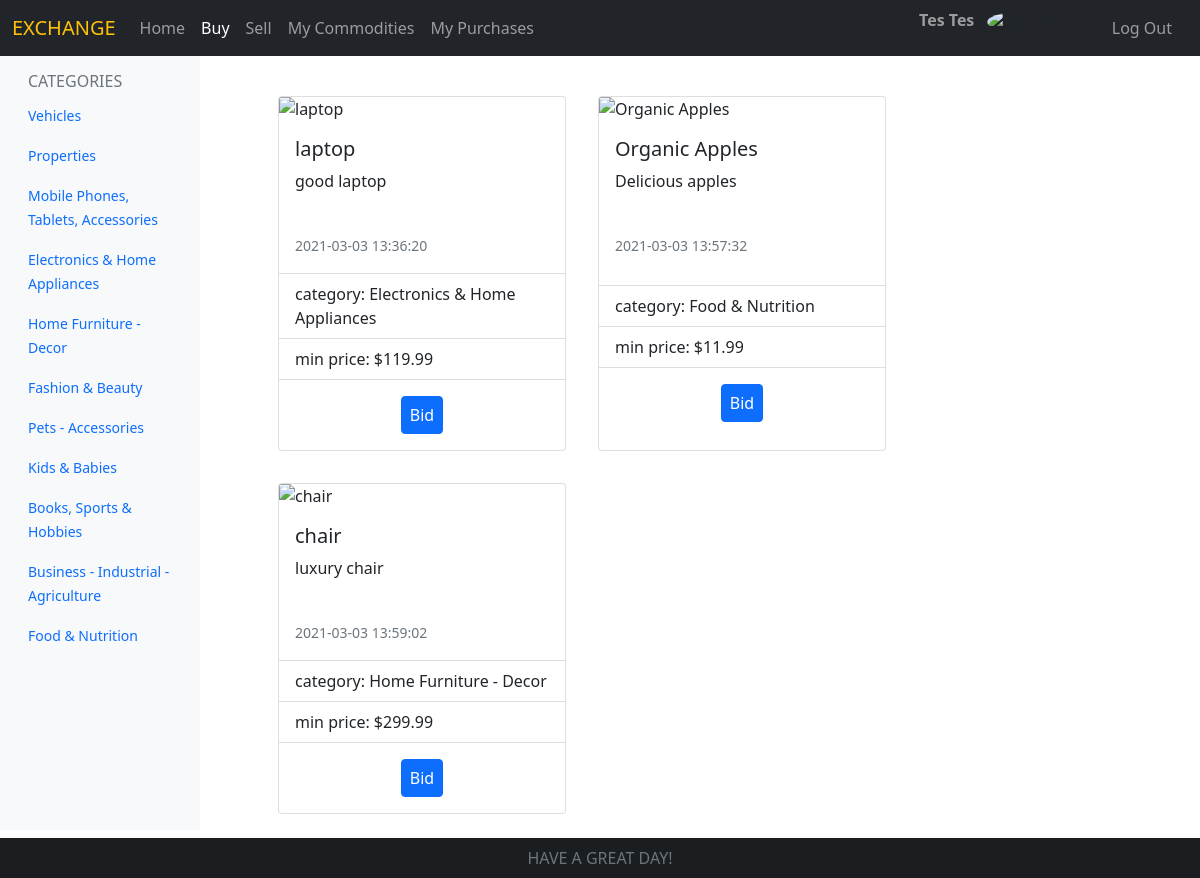
The app's page /buy (signed in) with its own data.
### tables this page shows
CREATE TABLE categories(id integer, name varchar(60) not null unique, primary key(id));

CREATE TABLE commodities(id integer, name VARCHAR(55), seller_id integer not null, min_price real not null,img text, buyer_id integer, price real, description text, category_id, created_at TIMESTAMP DEFAULT CURRENT_TIMESTAMP, bought_at TIMESTAMP, primary key(id), FOREIGN KEY(seller_id) REFERENCES users(id), FOREIGN KEY(buyer_id) REFERENCES users(id), FOREIGN KEY(category_id) REFERENCES categories(id));

### application.py (the view, shortened to what this page needs)
@app.route('/<category_id>', defaults={'category_id': None})
@app.route('/buy/<category_id>')
@login_required
def buy(category_id = None):
    categories = db.execute("SELECT * FROM categories")
    if not category_id:
        Commodities = db.execute("SELECT commodities.*, categories.name as category FROM commodities INNER JOIN categories on commodities.category_id = categories.id  WHERE commodities.seller_id != ? AND commodities.buyer_id IS NULL", session['user_id'])
    return render_template("buy.html",categories = categories, commodities = Commodities, buy_link ="active",category_id = category_id )

### application.py (called while the page is built)
@app.after_request
def after_request(response):
    response.headers["Cache-Control"] = "no-cache, no-store, must-revalidate"
    response.headers["Expires"] = 0
    response.headers["Pragma"] = "no-cache"
    return response

### helpers.py (called while the page is built)
def login_required(f):
    @wraps(f)
    def decorated_function(*args, **kwargs):
        if session.get("user_id") is None:
            return redirect("/login")
        return f(*args, **kwargs)
    return decorated_function

### templates/buy.html (shortened to what this page needs)
{% extends "layout.html" %}
{% block content %}
    <div class="container-fluid mb-5">
        <div class="row">
            <nav id="sidebarMenu" class="col-md-3 col-lg-2 d-md-block bg-light sidebar collapse">
              <div class="position-sticky pt-3">
                 <h6 class = "sidebar-heading d-flex justify-content-between align-items-center px-3 mb-1 text-muted"> CATEGORIES </h6>
                <ul class="nav flex-column">
                    {% for cat in categories %}
                      <li class="nav-item">
                        <a class="nav-link" {% if cat.id == category_id %}style="color: #292b2c; font-weight:bold;" {% endif %} aria-current="page" href="/buy/{{cat.id}}">
                          <small>{{ cat.name }} </small>
                        </a>
                      </li>
                  {% endfor %}
                </ul>
              </div>
            </nav>
             {% if commodities == [] %}
             <div class= "col-md-9 ms-sm-auto col-lg-10 px-md-4 mt-5 text-center">
                 <h3 class=""> No Commodities Found!</h3>
             </div>
            {% else %}
                <div class = "w-75 ms-auto me-auto d-flex flex-wrap mt-4">
                    {% for com in commodities %}
                    <div class="card m-3" style="width: 18rem;">
                          <div class="card-body">
                            <h5 class="card-title">{{ com.name }}</h5>
                            <p class="card-text">{{ com.description }}</p>
                            <br>
                            <small class="text-muted">
                            </small>
                          </div>
                          <ul class="list-group list-group-flush">
                                <li class="list-group-item">category: {{ com.category }}</li>
                                <li class="list-group-item">min price: &#36;{{ com.min_price }}</li>
                          </ul>
                          <div class="card-body text-center">
                                <a href="/commodity-details/{{ com.id }}" class="btn btn-primary stretched-link px-2">Bid</a>
                            </div>
                    </div>
                    {% endfor %}
                </div>
            {% endif %}
            </div>
        </div>
{% endblock %}

### records on screen
categories: name "Vehicles"
categories: name "Properties"
categories: name "Mobile Phones, Tablets, Accessories"
categories: name "Electronics & Home Appliances"
categories: name "Home Furniture - Decor"
categories: name "Fashion & Beauty"
categories: name "Pets - Accessories"
categories: name "Kids & Babies"
categories: name "Books, Sports & Hobbies"
categories: name "Business - Industrial - Agriculture"
categories: name "Food & Nutrition"

### other values on screen
{{ session.user.fname|capitalize +" " + session.user.lname|capitalize }} "Tes Tes"
